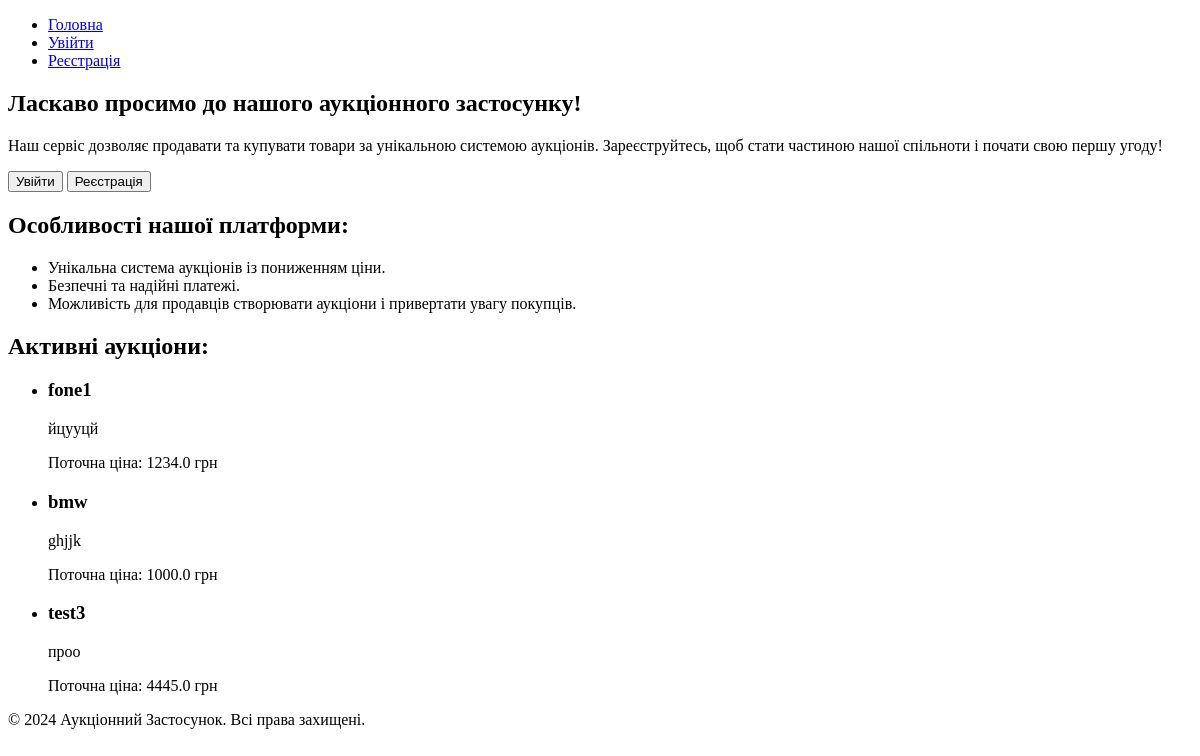
Before: /auction/list with the older database file.
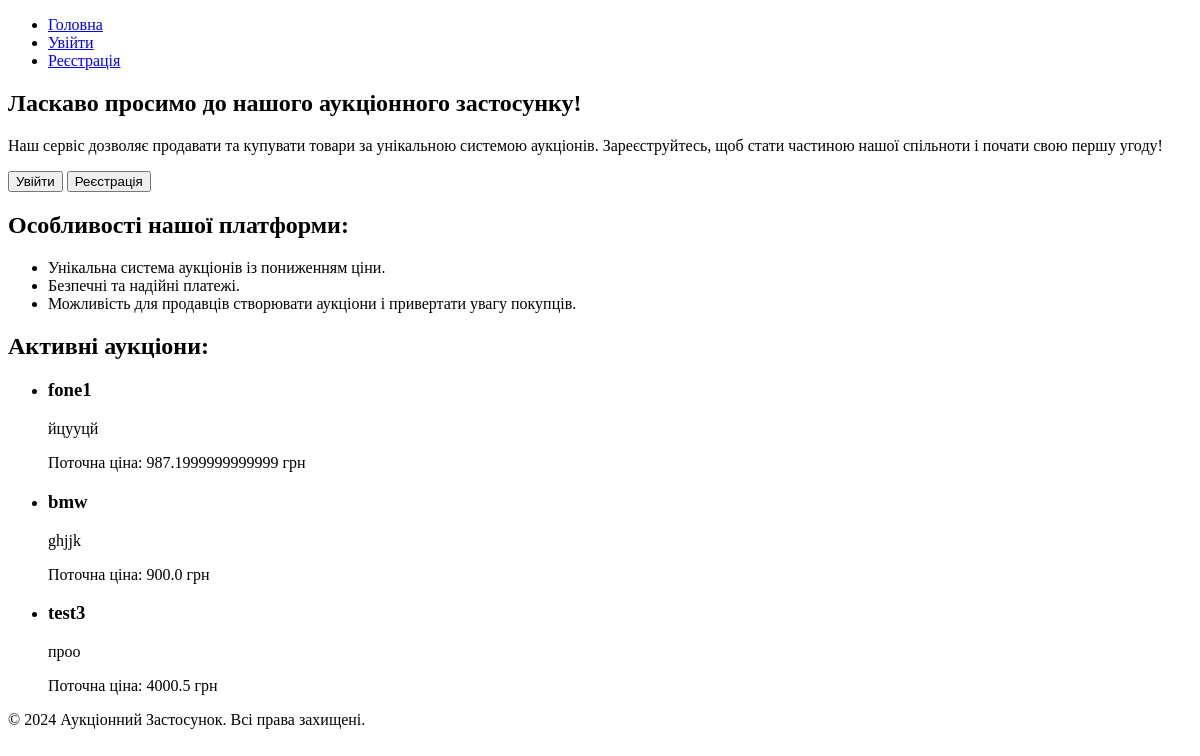
After: the same page with the newer database file.
### app/models/auction.py (models this page shows, shortened)
class Auction(db.Model):
    __tablename__ = 'auctions'
    id = db.Column(db.Integer, primary_key=True)
    title = db.Column(db.String(255), nullable=False)
    description = db.Column(db.Text, nullable=False)
    starting_price = db.Column(db.Float, nullable=False)
    current_price = db.Column(db.Float, nullable=False)
    seller_id = db.Column(db.Integer, db.ForeignKey('users.id'), nullable=False)
    total_participants = db.Column(db.Integer, default=0, nullable=False)
    is_active = db.Column(db.Boolean, default=True, nullable=False)
    winner_id = db.Column(db.Integer, db.ForeignKey('users.id'), nullable=True)

### app/routes/auction_routes.py (the view)
@auction_bp.route('/list', methods=['GET'])
def list_auctions():
    auctions = Auction.query.filter_by(is_active=True).all()
    return render_template('index.html', auctions=auctions)

### app/templates/index.html (shortened to what this page needs)
<!DOCTYPE html>
<html lang="uk">
<head>
    <link rel="stylesheet" href="{{ url_for('static', filename='css/styles.css') }}">
</head>
<body>
    <header>
        <nav>
            <ul>
                <li><a href="/">Головна</a></li>
                <li><a href="/auth/login">Увійти</a></li>
                <li><a href="/auth/register">Реєстрація</a></li>
            </ul>
        </nav>
    </header>
    <main>
        <section class="welcome">
            <h1>Ласкаво просимо до нашого аукціонного застосунку!</h1>
            <p>Наш сервіс дозволяє продавати та купувати товари за унікальною системою аукціонів. Зареєструйтесь, щоб
                стати частиною нашої спільноти і почати свою першу угоду!</p>
        </section>
        <section class="actions">
            <button onclick="window.location.href='/auth/login'">Увійти</button>
            <button onclick="window.location.href='/auth/register'">Реєстрація</button>
        </section>
        <section class="features">
            <h2>Особливості нашої платформи:</h2>
            <ul>
                <li>Унікальна система аукціонів із пониженням ціни.</li>
                <li>Безпечні та надійні платежі.</li>
                <li>Можливість для продавців створювати аукціони і привертати увагу покупців.</li>
            </ul>
        </section>
        <section class="auctions">
            <h2>Активні аукціони:</h2>
            {% if auctions %}
            <ul>
                {% for auction in auctions %}
                <li>
                    <h3>{{ auction.title }}</h3>
                    <p>{{ auction.description }}</p>
                    <p>Поточна ціна: {{ auction.current_price }} грн</p>
                </li>
                {% endfor %}
            </ul>
            {% else %}
            <p>На даний момент немає активних аукціонів.</p>
            {% endif %}
        </section>
    </main>
    <footer>
        <p>&copy; 2024 Аукціонний Застосунок. Всі права захищені.</p>
    </footer>
</body>
</html>

Changed rows visible on the page:
changed Auction "fone1": current_price "1234.0" → "987.1999999999999"
changed Auction "bmw": current_price "1000.0" → "900.0"
changed Auction "test3": current_price "4445.0" → "4000.5"
